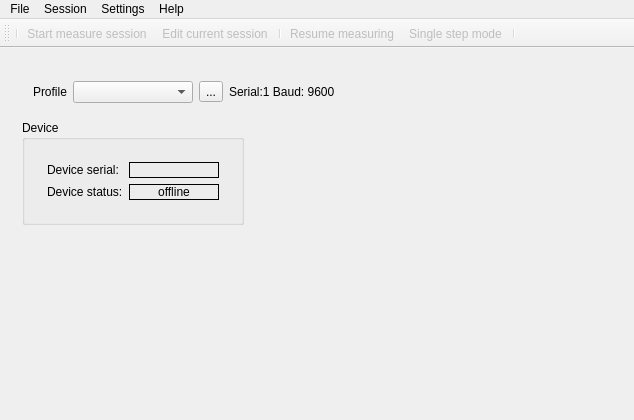
<?xml version="1.0" encoding="UTF-8"?>
<ui version="4.0">
 <class>MeasureWindow</class>
 <widget class="QMainWindow" name="MeasureWindow">
  <property name="geometry">
   <rect>
    <x>0</x>
    <y>0</y>
    <width>634</width>
    <height>420</height>
   </rect>
  </property>
  <property name="windowTitle">
   <string>DDA control system</string>
  </property>
  <property name="windowIcon">
   <iconset resource="../resuurces/resources.qrc">
    <normaloff>:/diamond2.png</normaloff>:/diamond2.png</iconset>
  </property>
  <widget class="QWidget" name="centralWidget">
   <layout class="QVBoxLayout" name="verticalLayout">
    <item>
     <widget class="QStackedWidget" name="stackedWidget">
      <property name="currentIndex">
       <number>0</number>
      </property>
      <widget class="QWidget" name="startPage">
       <layout class="QVBoxLayout" name="verticalLayout_6">
        <item>
         <widget class="QFrame" name="profileFrame">
          <property name="sizePolicy">
           <sizepolicy hsizetype="Expanding" vsizetype="Preferred">
            <horstretch>0</horstretch>
            <verstretch>0</verstretch>
           </sizepolicy>
          </property>
          <property name="frameShape">
           <enum>QFrame::NoFrame</enum>
          </property>
          <property name="frameShadow">
           <enum>QFrame::Plain</enum>
          </property>
          <layout class="QHBoxLayout" name="horizontalLayout">
           <item>
            <widget class="QLabel" name="label">
             <property name="text">
              <string>Profile</string>
             </property>
            </widget>
           </item>
           <item>
            <widget class="QComboBox" name="profileCombo">
             <property name="sizePolicy">
              <sizepolicy hsizetype="Preferred" vsizetype="Fixed">
               <horstretch>0</horstretch>
               <verstretch>0</verstretch>
              </sizepolicy>
             </property>
             <property name="minimumSize">
              <size>
               <width>120</width>
               <height>0</height>
              </size>
             </property>
             <property name="toolTip">
              <string>&lt;html&gt;&lt;head/&gt;&lt;body&gt;&lt;p&gt;Select profile&lt;/p&gt;&lt;/body&gt;&lt;/html&gt;</string>
             </property>
            </widget>
           </item>
           <item>
            <widget class="QToolButton" name="toolButton">
             <property name="toolTip">
              <string>&lt;html&gt;&lt;head/&gt;&lt;body&gt;&lt;p&gt;Edit profile&lt;/p&gt;&lt;/body&gt;&lt;/html&gt;</string>
             </property>
             <property name="text">
              <string>...</string>
             </property>
             <property name="icon">
              <iconset resource="../resuurces/resources.qrc">
               <normaloff>:/config-options.png</normaloff>:/config-options.png</iconset>
             </property>
            </widget>
           </item>
           <item>
            <widget class="QLabel" name="profileLabel">
             <property name="sizePolicy">
              <sizepolicy hsizetype="Expanding" vsizetype="Preferred">
               <horstretch>0</horstretch>
               <verstretch>0</verstretch>
              </sizepolicy>
             </property>
             <property name="text">
              <string>Serial:1 Baud: 9600</string>
             </property>
            </widget>
           </item>
          </layout>
         </widget>
        </item>
        <item>
         <layout class="QHBoxLayout" name="horizontalLayout_2">
          <item>
           <widget class="QGroupBox" name="groupBox">
            <property name="title">
             <string>Device</string>
            </property>
            <property name="flat">
             <bool>false</bool>
            </property>
            <layout class="QVBoxLayout" name="verticalLayout_4">
             <item>
              <widget class="QFrame" name="deviceFrame">
               <property name="frameShape">
                <enum>QFrame::NoFrame</enum>
               </property>
               <property name="frameShadow">
                <enum>QFrame::Plain</enum>
               </property>
               <layout class="QVBoxLayout" name="verticalLayout_2">
                <item>
                 <layout class="QHBoxLayout" name="horizontalLayout_3">
                  <item>
                   <widget class="QLabel" name="label_3">
                    <property name="text">
                     <string>Device serial:</string>
                    </property>
                   </widget>
                  </item>
                  <item>
                   <widget class="QLabel" name="serialLabel">
                    <property name="minimumSize">
                     <size>
                      <width>90</width>
                      <height>0</height>
                     </size>
                    </property>
                    <property name="frameShape">
                     <enum>QFrame::Box</enum>
                    </property>
                    <property name="text">
                     <string/>
                    </property>
                    <property name="alignment">
                     <set>Qt::AlignCenter</set>
                    </property>
                   </widget>
                  </item>
                 </layout>
                </item>
                <item>
                 <layout class="QHBoxLayout" name="horizontalLayout_4">
                  <item>
                   <widget class="QLabel" name="label_4">
                    <property name="text">
                     <string>Device status:</string>
                    </property>
                   </widget>
                  </item>
                  <item>
                   <widget class="QLabel" name="statusLabel">
                    <property name="minimumSize">
                     <size>
                      <width>90</width>
                      <height>0</height>
                     </size>
                    </property>
                    <property name="frameShape">
                     <enum>QFrame::Box</enum>
                    </property>
                    <property name="text">
                     <string>offline</string>
                    </property>
                    <property name="alignment">
                     <set>Qt::AlignCenter</set>
                    </property>
                   </widget>
                  </item>
                 </layout>
                </item>
               </layout>
              </widget>
             </item>
            </layout>
           </widget>
          </item>
          <item>
           <spacer name="horizontalSpacer">
            <property name="orientation">
             <enum>Qt::Horizontal</enum>
            </property>
            <property name="sizeHint" stdset="0">
             <size>
              <width>40</width>
              <height>20</height>
             </size>
            </property>
           </spacer>
          </item>
         </layout>
        </item>
        <item>
         <spacer name="verticalSpacer">
          <property name="orientation">
           <enum>Qt::Vertical</enum>
          </property>
          <property name="sizeHint" stdset="0">
           <size>
            <width>20</width>
            <height>437</height>
           </size>
          </property>
         </spacer>
        </item>
       </layout>
      </widget>
      <widget class="QWidget" name="measurePage">
       <layout class="QVBoxLayout" name="verticalLayout_12">
        <item>
         <layout class="QHBoxLayout" name="horizontalLayout_10">
          <item>
           <layout class="QVBoxLayout" name="verticalLayout_3">
            <item>
             <widget class="QGroupBox" name="groupBox_2">
              <property name="sizePolicy">
               <sizepolicy hsizetype="Preferred" vsizetype="Minimum">
                <horstretch>0</horstretch>
                <verstretch>0</verstretch>
               </sizepolicy>
              </property>
              <property name="title">
               <string>Device</string>
              </property>
              <layout class="QVBoxLayout" name="verticalLayout_5">
               <item>
                <widget class="QFrame" name="deviceFrame_2">
                 <property name="frameShape">
                  <enum>QFrame::NoFrame</enum>
                 </property>
                 <property name="frameShadow">
                  <enum>QFrame::Plain</enum>
                 </property>
                 <layout class="QVBoxLayout" name="verticalLayout_7">
                  <item>
                   <layout class="QHBoxLayout" name="horizontalLayout_7">
                    <item>
                     <widget class="QLabel" name="label_7">
                      <property name="text">
                       <string>Device status:</string>
                      </property>
                     </widget>
                    </item>
                    <item>
                     <widget class="QLabel" name="statusLabel_2">
                      <property name="minimumSize">
                       <size>
                        <width>90</width>
                        <height>0</height>
                       </size>
                      </property>
                      <property name="frameShape">
                       <enum>QFrame::Box</enum>
                      </property>
                      <property name="text">
                       <string>offline</string>
                      </property>
                      <property name="alignment">
                       <set>Qt::AlignCenter</set>
                      </property>
                     </widget>
                    </item>
                    <item>
                     <spacer name="horizontalSpacer_6">
                      <property name="orientation">
                       <enum>Qt::Horizontal</enum>
                      </property>
                      <property name="sizeHint" stdset="0">
                       <size>
                        <width>40</width>
                        <height>20</height>
                       </size>
                      </property>
                     </spacer>
                    </item>
                   </layout>
                  </item>
                  <item>
                   <layout class="QHBoxLayout" name="horizontalLayout_8">
                    <item>
                     <widget class="QLabel" name="label_8">
                      <property name="text">
                       <string>Current value:</string>
                      </property>
                     </widget>
                    </item>
                    <item>
                     <widget class="QLabel" name="currentValueLabel">
                      <property name="minimumSize">
                       <size>
                        <width>90</width>
                        <height>0</height>
                       </size>
                      </property>
                      <property name="frameShape">
                       <enum>QFrame::Box</enum>
                      </property>
                      <property name="text">
                       <string/>
                      </property>
                      <property name="alignment">
                       <set>Qt::AlignRight|Qt::AlignTrailing|Qt::AlignVCenter</set>
                      </property>
                     </widget>
                    </item>
                    <item>
                     <spacer name="horizontalSpacer_7">
                      <property name="orientation">
                       <enum>Qt::Horizontal</enum>
                      </property>
                      <property name="sizeHint" stdset="0">
                       <size>
                        <width>40</width>
                        <height>20</height>
                       </size>
                      </property>
                     </spacer>
                    </item>
                   </layout>
                  </item>
                 </layout>
                </widget>
               </item>
              </layout>
             </widget>
            </item>
            <item>
             <layout class="QHBoxLayout" name="horizontalLayout_5">
              <item>
               <widget class="SessionBox" name="sessionBox">
                <property name="sizePolicy">
                 <sizepolicy hsizetype="Preferred" vsizetype="Minimum">
                  <horstretch>0</horstretch>
                  <verstretch>0</verstretch>
                 </sizepolicy>
                </property>
                <property name="title">
                 <string>Session</string>
                </property>
               </widget>
              </item>
             </layout>
            </item>
           </layout>
          </item>
          <item>
           <widget class="QGroupBox" name="groupBox_3">
            <property name="sizePolicy">
             <sizepolicy hsizetype="Preferred" vsizetype="Maximum">
              <horstretch>0</horstretch>
              <verstretch>0</verstretch>
             </sizepolicy>
            </property>
            <property name="title">
             <string>Data</string>
            </property>
            <layout class="QVBoxLayout" name="verticalLayout_10">
             <item>
              <widget class="QTableView" name="measureTable"/>
             </item>
            </layout>
           </widget>
          </item>
         </layout>
        </item>
        <item>
         <layout class="QHBoxLayout" name="horizontalLayout_9">
          <item>
           <widget class="QGroupBox" name="currentPlotGroupBox_3">
            <property name="sizePolicy">
             <sizepolicy hsizetype="Expanding" vsizetype="Expanding">
              <horstretch>0</horstretch>
              <verstretch>0</verstretch>
             </sizepolicy>
            </property>
            <property name="title">
             <string>Plot</string>
            </property>
            <layout class="QHBoxLayout" name="horizontalLayout_19">
             <item>
              <widget class="PlotWidget" name="currentValuePlotWidget" native="true">
               <property name="sizePolicy">
                <sizepolicy hsizetype="Expanding" vsizetype="Expanding">
                 <horstretch>0</horstretch>
                 <verstretch>0</verstretch>
                </sizepolicy>
               </property>
               <property name="minimumSize">
                <size>
                 <width>100</width>
                 <height>100</height>
                </size>
               </property>
              </widget>
             </item>
            </layout>
           </widget>
          </item>
          <item>
           <widget class="QGroupBox" name="currentPlotGroupBox_2">
            <property name="sizePolicy">
             <sizepolicy hsizetype="Expanding" vsizetype="Expanding">
              <horstretch>0</horstretch>
              <verstretch>0</verstretch>
             </sizepolicy>
            </property>
            <property name="title">
             <string>Histogramm</string>
            </property>
            <layout class="QHBoxLayout" name="horizontalLayout_13">
             <item>
              <widget class="PlotWidget" name="currentHPlotWidget" native="true">
               <property name="sizePolicy">
                <sizepolicy hsizetype="Expanding" vsizetype="Expanding">
                 <horstretch>0</horstretch>
                 <verstretch>0</verstretch>
                </sizepolicy>
               </property>
               <property name="minimumSize">
                <size>
                 <width>100</width>
                 <height>100</height>
                </size>
               </property>
              </widget>
             </item>
            </layout>
           </widget>
          </item>
         </layout>
        </item>
       </layout>
      </widget>
     </widget>
    </item>
   </layout>
  </widget>
  <widget class="QMenuBar" name="menuBar">
   <property name="geometry">
    <rect>
     <x>0</x>
     <y>0</y>
     <width>634</width>
     <height>21</height>
    </rect>
   </property>
   <widget class="QMenu" name="menuFile">
    <property name="title">
     <string>File</string>
    </property>
    <addaction name="actionFileExit"/>
   </widget>
   <widget class="QMenu" name="menuProfile">
    <property name="title">
     <string>Settings</string>
    </property>
    <addaction name="actionManageProfiles"/>
    <addaction name="actionEditCurrentProfile"/>
    <addaction name="separator"/>
    <addaction name="actionManageUsers"/>
    <addaction name="actionSetAdminPassword"/>
    <addaction name="separator"/>
    <addaction name="actionOptions"/>
   </widget>
   <widget class="QMenu" name="menuSession">
    <property name="title">
     <string>Session</string>
    </property>
    <addaction name="actionStartSession"/>
    <addaction name="actionEditCurrentSession"/>
    <addaction name="separator"/>
    <addaction name="actionResumeMeasuring"/>
    <addaction name="actionSingleStepMode"/>
    <addaction name="separator"/>
   </widget>
   <widget class="QMenu" name="menuHelp">
    <property name="title">
     <string>Help</string>
    </property>
    <addaction name="actionAbout"/>
   </widget>
   <addaction name="menuFile"/>
   <addaction name="menuSession"/>
   <addaction name="menuProfile"/>
   <addaction name="menuHelp"/>
  </widget>
  <widget class="QToolBar" name="mainToolBar">
   <property name="iconSize">
    <size>
     <width>32</width>
     <height>32</height>
    </size>
   </property>
   <property name="floatable">
    <bool>true</bool>
   </property>
   <attribute name="toolBarArea">
    <enum>TopToolBarArea</enum>
   </attribute>
   <attribute name="toolBarBreak">
    <bool>false</bool>
   </attribute>
   <addaction name="separator"/>
   <addaction name="actionStartSession"/>
   <addaction name="actionEditCurrentSession"/>
   <addaction name="separator"/>
   <addaction name="actionResumeMeasuring"/>
   <addaction name="actionSingleStepMode"/>
   <addaction name="separator"/>
  </widget>
  <action name="actionManageProfiles">
   <property name="icon">
    <iconset resource="../resuurces/resources.qrc">
     <normaloff>:/mail-mark-task.png</normaloff>:/mail-mark-task.png</iconset>
   </property>
   <property name="text">
    <string>Manage profiles</string>
   </property>
   <property name="toolTip">
    <string>Manage profiles</string>
   </property>
   <property name="shortcut">
    <string>Ctrl+P</string>
   </property>
  </action>
  <action name="actionManageUsers">
   <property name="icon">
    <iconset resource="../resuurces/resources.qrc">
     <normaloff>:/edit-find-user.png</normaloff>:/edit-find-user.png</iconset>
   </property>
   <property name="text">
    <string>Manage users</string>
   </property>
   <property name="shortcut">
    <string>Ctrl+U</string>
   </property>
  </action>
  <action name="actionFileExit">
   <property name="text">
    <string>E&amp;xit</string>
   </property>
   <property name="shortcut">
    <string>Ctrl+X</string>
   </property>
  </action>
  <action name="actionEditCurrentProfile">
   <property name="icon">
    <iconset resource="../resuurces/resources.qrc">
     <normaloff>:/run-build.png</normaloff>:/run-build.png</iconset>
   </property>
   <property name="text">
    <string>Edit current profile</string>
   </property>
   <property name="shortcut">
    <string>Alt+C</string>
   </property>
  </action>
  <action name="actionStartSession">
   <property name="enabled">
    <bool>false</bool>
   </property>
   <property name="icon">
    <iconset resource="../resuurces/resources.qrc">
     <normaloff>:/arrow-right.png</normaloff>:/arrow-right.png</iconset>
   </property>
   <property name="text">
    <string>Start measure session</string>
   </property>
   <property name="shortcut">
    <string>Ctrl+Return</string>
   </property>
  </action>
  <action name="actionSetAdminPassword">
   <property name="icon">
    <iconset resource="../resuurces/resources.qrc">
     <normaloff>:/document-encrypt.png</normaloff>:/document-encrypt.png</iconset>
   </property>
   <property name="text">
    <string>Set user management password</string>
   </property>
   <property name="shortcut">
    <string>Alt+P</string>
   </property>
  </action>
  <action name="actionEditCurrentSession">
   <property name="enabled">
    <bool>false</bool>
   </property>
   <property name="icon">
    <iconset resource="../resuurces/resources.qrc">
     <normaloff>:/document-edit.png</normaloff>:/document-edit.png</iconset>
   </property>
   <property name="text">
    <string>Edit current session</string>
   </property>
   <property name="shortcut">
    <string>Ctrl+E</string>
   </property>
  </action>
  <action name="actionResumeMeasuring">
   <property name="enabled">
    <bool>false</bool>
   </property>
   <property name="icon">
    <iconset resource="../resuurces/resources.qrc">
     <normaloff>:/media-playback-start.png</normaloff>:/media-playback-start.png</iconset>
   </property>
   <property name="text">
    <string>Resume measuring</string>
   </property>
   <property name="shortcut">
    <string>Alt+Return</string>
   </property>
  </action>
  <action name="actionSingleStepMode">
   <property name="enabled">
    <bool>false</bool>
   </property>
   <property name="icon">
    <iconset resource="../resuurces/resources.qrc">
     <normaloff>:/media-playback-pause.png</normaloff>:/media-playback-pause.png</iconset>
   </property>
   <property name="text">
    <string>Single step mode</string>
   </property>
   <property name="shortcut">
    <string>Alt+S</string>
   </property>
  </action>
  <action name="actionDataProcessing">
   <property name="icon">
    <iconset resource="../resuurces/resources.qrc">
     <normaloff>:/view-expenses-categories.png</normaloff>:/view-expenses-categories.png</iconset>
   </property>
   <property name="text">
    <string>Data processing</string>
   </property>
  </action>
  <action name="actionOptions">
   <property name="icon">
    <iconset resource="../resuurces/resources.qrc">
     <normaloff>:/config-options.png</normaloff>:/config-options.png</iconset>
   </property>
   <property name="text">
    <string>Options...</string>
   </property>
   <property name="shortcut">
    <string>Ctrl+S</string>
   </property>
  </action>
  <action name="actionAbout">
   <property name="text">
    <string>About</string>
   </property>
   <property name="shortcut">
    <string>Ctrl+/</string>
   </property>
  </action>
 </widget>
 <layoutdefault spacing="6" margin="11"/>
 <customwidgets>
  <customwidget>
   <class>PlotWidget</class>
   <extends>QWidget</extends>
   <header>plotwidget.h</header>
   <container>1</container>
  </customwidget>
  <customwidget>
   <class>SessionBox</class>
   <extends>QGroupBox</extends>
   <header>sessionbox.h</header>
   <container>1</container>
  </customwidget>
 </customwidgets>
 <resources>
  <include location="../resuurces/resources.qrc"/>
 </resources>
 <connections>
  <connection>
   <sender>actionFileExit</sender>
   <signal>triggered()</signal>
   <receiver>MeasureWindow</receiver>
   <slot>close()</slot>
   <hints>
    <hint type="sourcelabel">
     <x>-1</x>
     <y>-1</y>
    </hint>
    <hint type="destinationlabel">
     <x>199</x>
     <y>149</y>
    </hint>
   </hints>
  </connection>
  <connection>
   <sender>actionEditCurrentProfile</sender>
   <signal>triggered()</signal>
   <receiver>MeasureWindow</receiver>
   <slot>onEditProfile()</slot>
   <hints>
    <hint type="sourcelabel">
     <x>-1</x>
     <y>-1</y>
    </hint>
    <hint type="destinationlabel">
     <x>281</x>
     <y>224</y>
    </hint>
   </hints>
  </connection>
  <connection>
   <sender>actionManageProfiles</sender>
   <signal>triggered()</signal>
   <receiver>MeasureWindow</receiver>
   <slot>onManageProfile()</slot>
   <hints>
    <hint type="sourcelabel">
     <x>-1</x>
     <y>-1</y>
    </hint>
    <hint type="destinationlabel">
     <x>289</x>
     <y>225</y>
    </hint>
   </hints>
  </connection>
  <connection>
   <sender>actionStartSession</sender>
   <signal>triggered()</signal>
   <receiver>MeasureWindow</receiver>
   <slot>onStartSession()</slot>
   <hints>
    <hint type="sourcelabel">
     <x>-1</x>
     <y>-1</y>
    </hint>
    <hint type="destinationlabel">
     <x>321</x>
     <y>317</y>
    </hint>
   </hints>
  </connection>
  <connection>
   <sender>actionManageUsers</sender>
   <signal>triggered()</signal>
   <receiver>MeasureWindow</receiver>
   <slot>onManageUsers()</slot>
   <hints>
    <hint type="sourcelabel">
     <x>-1</x>
     <y>-1</y>
    </hint>
    <hint type="destinationlabel">
     <x>321</x>
     <y>317</y>
    </hint>
   </hints>
  </connection>
  <connection>
   <sender>actionSetAdminPassword</sender>
   <signal>triggered()</signal>
   <receiver>MeasureWindow</receiver>
   <slot>onSetAdminPassword()</slot>
   <hints>
    <hint type="sourcelabel">
     <x>-1</x>
     <y>-1</y>
    </hint>
    <hint type="destinationlabel">
     <x>321</x>
     <y>317</y>
    </hint>
   </hints>
  </connection>
  <connection>
   <sender>actionEditCurrentSession</sender>
   <signal>triggered()</signal>
   <receiver>MeasureWindow</receiver>
   <slot>onEditCurrentSession()</slot>
   <hints>
    <hint type="sourcelabel">
     <x>-1</x>
     <y>-1</y>
    </hint>
    <hint type="destinationlabel">
     <x>321</x>
     <y>317</y>
    </hint>
   </hints>
  </connection>
  <connection>
   <sender>actionResumeMeasuring</sender>
   <signal>triggered()</signal>
   <receiver>MeasureWindow</receiver>
   <slot>onResumeMeasuring()</slot>
   <hints>
    <hint type="sourcelabel">
     <x>-1</x>
     <y>-1</y>
    </hint>
    <hint type="destinationlabel">
     <x>321</x>
     <y>317</y>
    </hint>
   </hints>
  </connection>
  <connection>
   <sender>actionSingleStepMode</sender>
   <signal>triggered()</signal>
   <receiver>MeasureWindow</receiver>
   <slot>onSingleStepMode()</slot>
   <hints>
    <hint type="sourcelabel">
     <x>-1</x>
     <y>-1</y>
    </hint>
    <hint type="destinationlabel">
     <x>321</x>
     <y>317</y>
    </hint>
   </hints>
  </connection>
  <connection>
   <sender>toolButton</sender>
   <signal>clicked()</signal>
   <receiver>MeasureWindow</receiver>
   <slot>onEditProfile()</slot>
   <hints>
    <hint type="sourcelabel">
     <x>192</x>
     <y>92</y>
    </hint>
    <hint type="destinationlabel">
     <x>346</x>
     <y>63</y>
    </hint>
   </hints>
  </connection>
  <connection>
   <sender>profileCombo</sender>
   <signal>currentIndexChanged(int)</signal>
   <receiver>MeasureWindow</receiver>
   <slot>onProfileChanged(int)</slot>
   <hints>
    <hint type="sourcelabel">
     <x>154</x>
     <y>91</y>
    </hint>
    <hint type="destinationlabel">
     <x>492</x>
     <y>66</y>
    </hint>
   </hints>
  </connection>
  <connection>
   <sender>actionOptions</sender>
   <signal>triggered()</signal>
   <receiver>MeasureWindow</receiver>
   <slot>onOptions()</slot>
   <hints>
    <hint type="sourcelabel">
     <x>-1</x>
     <y>-1</y>
    </hint>
    <hint type="destinationlabel">
     <x>316</x>
     <y>209</y>
    </hint>
   </hints>
  </connection>
  <connection>
   <sender>actionAbout</sender>
   <signal>triggered()</signal>
   <receiver>MeasureWindow</receiver>
   <slot>onHelpAbout()</slot>
   <hints>
    <hint type="sourcelabel">
     <x>316</x>
     <y>209</y>
    </hint>
    <hint type="destinationlabel">
     <x>316</x>
     <y>209</y>
    </hint>
   </hints>
  </connection>
 </connections>
 <slots>
  <slot>onProfileChanged(int)</slot>
  <slot>onManageProfile()</slot>
  <slot>onEditProfile()</slot>
  <slot>onStartSession()</slot>
  <slot>onManageUsers()</slot>
  <slot>onSetAdminPassword()</slot>
  <slot>onEditCurrentSession()</slot>
  <slot>onResumeMeasuring()</slot>
  <slot>onSingleStepMode()</slot>
  <slot>onOptions()</slot>
  <slot>onHelpAbout()</slot>
 </slots>
</ui>
